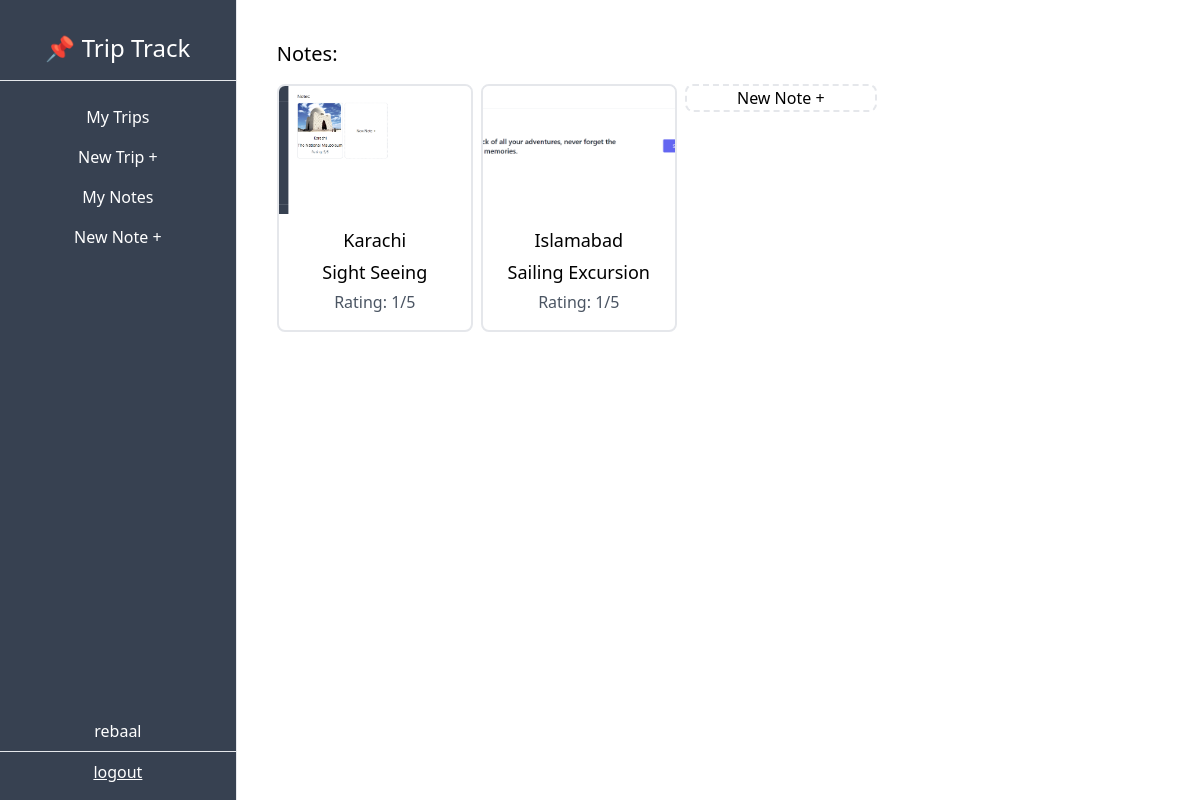
The page /dashboard/note/ (signed in) on the database its author committed.
### trip/models.py (models this page shows, shortened)
class Note(models.Model):
    EXCURSIONS = (
        ('event', 'Event'),
        ('dining', 'Dining'),
        ('experience', 'Experience'),
        ('general', 'General'),
    )
    trip = models.ForeignKey(Trip, on_delete=models.CASCADE, related_name='notes')
    name = models.CharField(max_length=100)
    description = models.TextField()
    type = models.CharField(max_length=100, choices=EXCURSIONS)
    img = models.ImageField(upload_to='notes', blank=True, null=True)
    rating = models.PositiveSmallIntegerField(default=1, validators=[MaxValueValidator(5)])

class Trip(models.Model):
    city = models.CharField(max_length=50)
    country = models.CharField(max_length=2)
    start_date = models.DateField(blank=True, null=True)
    end_date = models.DateField(blank=True, null=True)
    owner = models.ForeignKey(User, on_delete=models.CASCADE, related_name='trips')

### trip/views.py (the view)
# urls.py: path("dashboard/note/",NoteListView.as_view(), name='note-list'),
class NoteListView(ListView):
    model = Note
    def get_queryset(self):
        queryset = Note.objects.filter(trip__owner=self.request.user)
        return queryset

### trip/templates/trip/note_list.html (shortened to what this page needs)
{% extends 'trip/_base.html' %}
{% block content %}
<h3 class="text-xl pb-4">Notes:</h3>
<div class="flex gap-2 flex-wrap">
    {% for note in object_list %}
    <a href="{% url 'note-detail' note.pk %}">
        <div class="border-2 rounded-lg pb-4 hover:shadow">
            <img class="w-48 h-32 object-cover overflow-hidden rounded-t-md" src="{{note.img.url}}" alt="{{note.name}}">
            <p class="text-center mt-3 text-lg">{{note.trip.city}}</p>
            <p class="text-center mt-1 text-lg">{{note.name}}</p>
            <p class="text-center mt-1 text-gray-600">Rating: {{note.rating}}/5</p>
        </div>
    </a>
    {% endfor %}
        <div class="border-2 border-dashed rounded-lg hover:shadow w-48 h-full flex justify-center items-center">
            <p class="">New Note +</p>
        </div>
</div>
{% endblock content %}

### trip/templates/trip/_base.html (shortened to what this page needs)
<!DOCTYPE html>
<html lang="en">
    <head>
        <script src="https://cdn.tailwindcss.com"></script>
      </head>
<body>
    <div class="flex-col md:flex-row flex h-screen">
        <div class="md:h-screen bg-gray-700 text-white w-full md:w-1/4 md:max-w-xs py-2 md:pt-8 md:pb-2 flex flex-col items-center justify-start border-r">
            <div class="border-b w-full text-center pb-4 text-2xl">
                <h1>📌 Trip Track</h1>
            </div>
            <div class="pt-4 w-full text-center">
                <ul class="flex md:flex-col justify-around px-2 md:px-0 pb-2 md:pb-0">
                    <a href="{% url 'trip-list' %}">
                        <li class="py-2 px-3 md:px-0 hover:bg-gray-600 hover:cursor-pointer"><a href="{% url 'trip-list'%}">My Trips</a></li>
                    </a>
                        <li class="py-2 px-3 md:px-0 hover:bg-gray-600 hover:cursor-pointer"><a href="{% url 'trip-create'%}">New Trip +</a></li>
                    <a href="{% url 'note-list' %}">
                        <li class="py-2 px-3 md:px-0 hover:bg-gray-600 hover:cursor-pointer">My Notes</li>
                    </a>
                    <a href="{% url 'note-create' %}">
                    <li class="py-2 px-3 md:px-0 hover:bg-gray-600 hover:cursor-pointer">New Note +</li>
                    </a>
                </ul>
            </div>
            <div class="mt-auto w-full text-center flex md:flex-col justify-evenly py-2 md:pt-0">
                <p class="">{{user.username}}</p>
                <hr class="my-2">
                <form method="post" action="{% url 'logout' %}">
                    <button class="underline" type="submit">logout</button>
                </form>
            </div>
        </div>
        <div class="w-full md:w-full p-10 overflow-auto">
            {% block content %}
            {% endblock content %}
        </div>
    </div>
</body>
</html>

### rows shown on the page
Note: img (picture), trip.city "Karachi", name "Sight Seeing", rating "1"
Note: img (picture), trip.city "Islamabad", name "Sailing Excursion", rating "1"

### other values the page prints
{{ user.username }} "rebaal"
